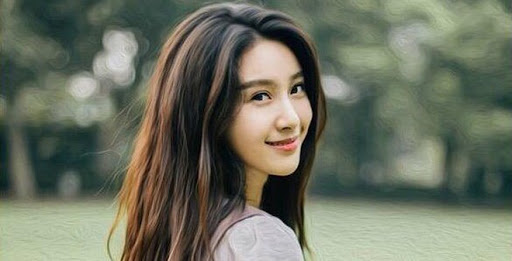
#> input picture opencvProjects/resource/chandung.jpg, 512 x 261 px
$ python chapter2.py
#> lines starting #> are read from the running program, lines starting #| are printed output that depends on the picture; after the words box and inside, x2 and y2 are one past the last pixel; in counts of white or black regions, pixels touching at a corner belong together
import cv2
import numpy as np

kernel=np.ones((5,5),np.uint8)

img=cv2.imread("resource/chandung.jpg")
#> img is the input picture: shape (261, 512, 3); mean B, G, R 96.6, 112.5, 108.1

imgGray=cv2.cvtColor(img,cv2.COLOR_BGR2GRAY)
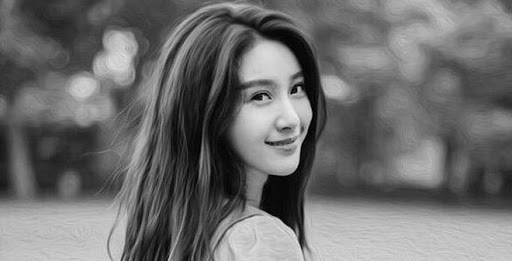
#> imgGray: shape (261, 512); min 0, max 238, mean 109.4
imgBlur=cv2.GaussianBlur(imgGray,(5,7),0)
imgCanny=cv2.Canny(img,100,100)
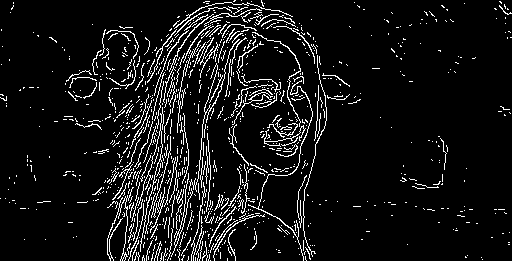
#> imgCanny: shape (261, 512); 7.9% white in thin lines or dots
imgDialation=cv2.dilate(imgCanny,kernel,iterations=1) #tang trang
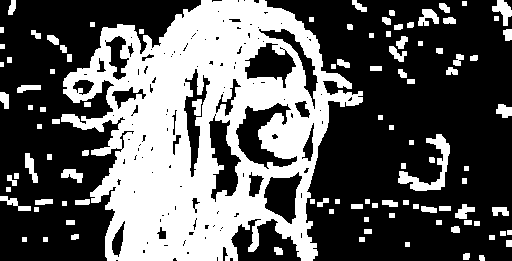
#> imgDialation: shape (261, 512); 36.6% white; 104 white regions, largest, box (x1, y1, x2, y2) and area: (61, 0, 363, 261) 42265, (398, 134, 450, 191) 879, (492, 0, 512, 26) 263
imgEroded=cv2.erode(imgDialation,kernel,iterations=1) # tang den
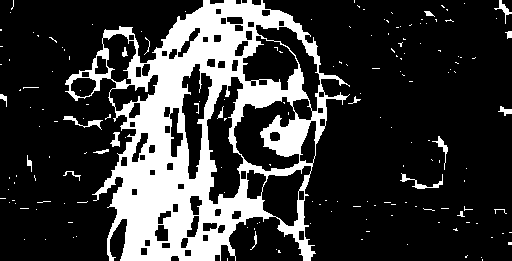
#> imgEroded: shape (261, 512); 22.1% white; 172 white regions (151 under 20 px), largest, box (x1, y1, x2, y2) and area: (65, 0, 350, 261) 27883, (400, 173, 443, 189) 163, (63, 116, 103, 130) 146
cv2.imshow("display",imgGray)
cv2.imshow('blur',imgBlur)
cv2.imshow('canny',imgCanny)
cv2.imshow('dialte',imgDialation)
cv2.imshow('erorded',imgEroded)
cv2.waitKey(0)
